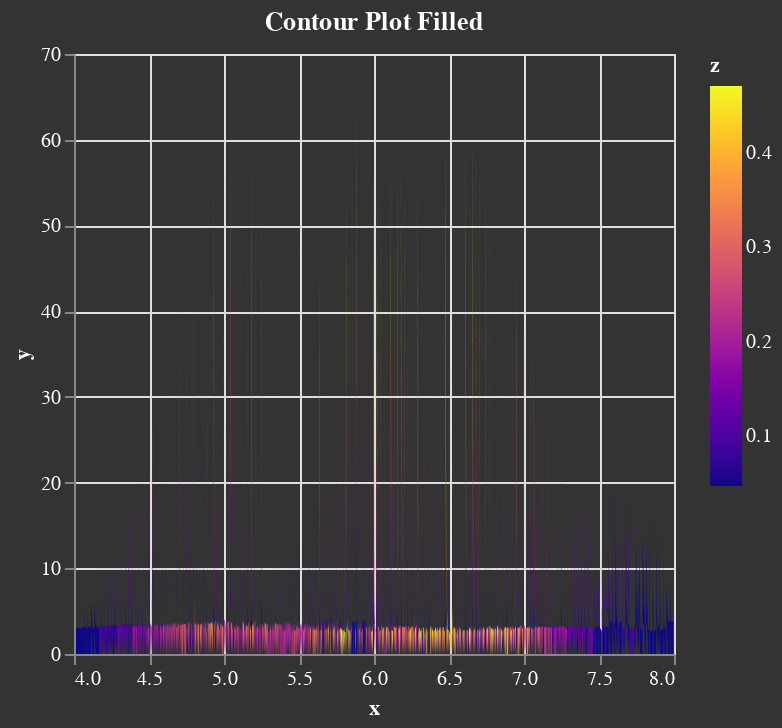

This figure's notebook cell:
### Code cell
p = contourplot(df[!,:sepalLength],df[!,:sepalWidth],color_scheme="plasma",mark="area", title="Contour Plot Filled")

### Figure 1 — Vega-Lite specification as saved in the notebook (floating-point values rounded to 4 significant figures; data arrays with more than 128 entries replaced by an {"elided": "..."} marker saying what was removed)
{"background": "#333", "config": {"axis": {}, "style": {"guide-label": {"fill": "white"}, "guide-title": {"fill": "white"}}, "title": {"color": "white"}}, "data": {"values": {"elided": "4463 records"}}, "encoding": {"color": {"field": "z", "scale": {"scheme": "plasma"}, "type": "quantitative"}, "detail": {"field": "group", "type": "quantitative"}, "order": {"field": "row", "type": "quantitative"}, "x": {"field": "x", "type": "quantitative"}, "y": {"field": "y", "type": "quantitative"}}, "height": 300, "mark": {"type": "area"}, "title": "Contour Plot Filled", "width": 300}
